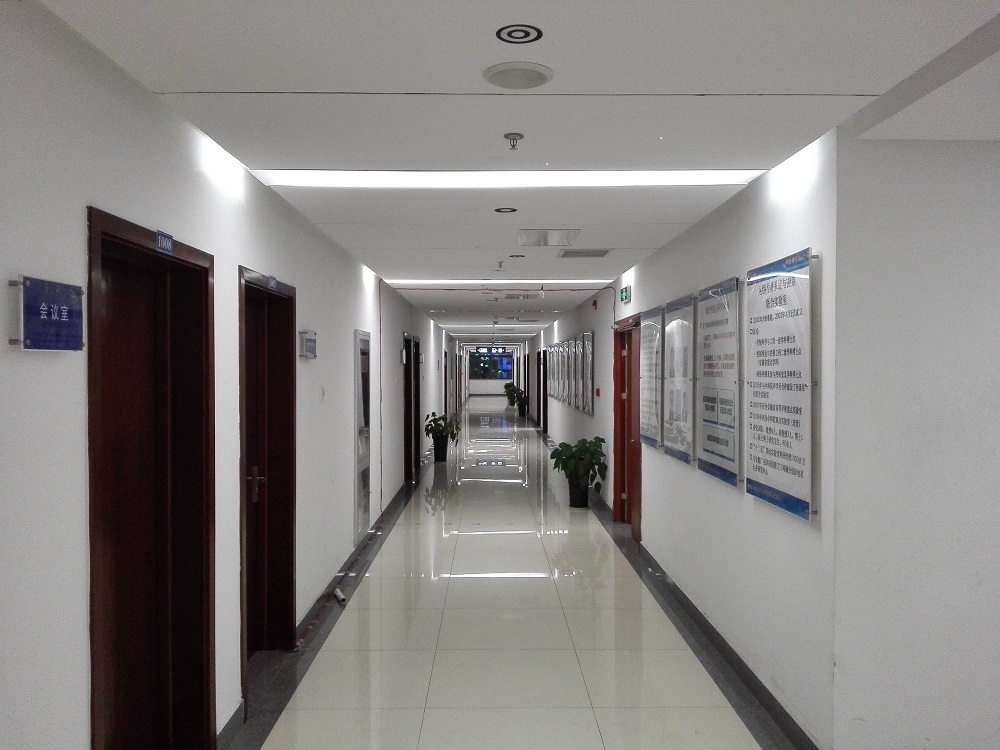
//> input picture Harris/corr_c_c_low.jpg, 1000 x 750 px
$ ./main corr_c_c_low.jpg out.png 100 3 corr_c_c_low.jpg   (built with g++ and OpenCV 4)
//> lines starting //> are read from the running program, lines starting //| are printed output that depends on the picture
#include "opencv2/highgui/highgui.hpp"
#include "opencv2/imgproc/imgproc.hpp"
#include <iostream>
#include <stdio.h>
#include <stdlib.h>
#include <vector>
#include <limits>

#define ALPHA 0.04
using namespace cv;
using namespace std;

/// Global variables
Mat src, src_gray, src_gray_8u;
int thresh = 1;
int max_thresh = 255;

char* source_window = "Source image";
char* corners_window = "Corners detected";
// Variable
enum return_code{
	success,
	too_few_point,
};
/// Function header
void cornerHarris_demo(int thres, int point_num, bool do_supress);
return_code _suppress(vector<pair<double, Point>> &harris_points, vector<pair<double, Point>> &radius_harris, int n);
double _get_min_radius(vector<pair<double, Point>> harris_points, double reaction, Point coordination);
int main(int argc, char** argv)
{
	/// Load source image and convert it to gray
	int thres;
	int point_num;
	bool do_supress = false;
	if (argc < 5+1)
	{
		cout << "Error: too few param" << '\n' << "@1. input image name\n@2. output file name \n"
			<<"@3.thres\n@ 4. number of points\n @5. make supress or not"
			<< "example: chessboard.png chessboard_harris.png 100 50 y"
			<< endl;
		exit(-1);
	}
	if (argv[5][0] == 'y')
	{
		do_supress = true;
	}
	else
	{
		do_supress = false;
	}
	point_num = atoi(argv[4]);
	thres = atoi(argv[3]);
	src = imread(argv[1], 1);
//> src is the input picture: 750 rows x 1000 cols, CV_8UC3; mean B, G, R 129.9, 131.8, 134.7
	cvtColor(src, src_gray_8u, CV_BGR2GRAY);
	src_gray_8u.convertTo(src_gray, CV_64FC1);
	/// Create a window and a trackbar
	namedWindow(source_window, CV_WINDOW_AUTOSIZE);
	imshow(source_window, src);

	cornerHarris_demo(thres, point_num, do_supress);
	imwrite(argv[2], src_gray);
	waitKey(0);
	return(0);
}

void cornerHarris_demo(int thres, int n, bool do_supress)
{
//> called with thres = 100, n = 3, do_supress = false
	struct sort_match{
		bool operator()(const pair<double, Point > & left, pair<double, Point > & right)
		{
			return left.first > right.first;
		}
	};
	Mat Ix_kernel = (Mat_<double>(3, 3) << -1, 0, 1, -1, 0, 1, -1, 0, 1);
	Mat Iy_kernel = (Mat_<double>(3, 3) << -1, -1, -1, 0, 0, 0, 1, 1, 1);
	Mat im_Ix(src_gray.size(), CV_64FC1);
	Mat im_Iy(src_gray.size(), CV_64FC1);
	Mat IxIx(src_gray.size(), CV_64FC1);
	Mat IyIy(src_gray.size(), CV_64FC1);
	Mat IxIy(src_gray.size(), CV_64FC1);
	Mat gIxIx(src_gray.size(), CV_64FC1);
	Mat gIxIy(src_gray.size(), CV_64FC1);
	Mat gIyIy(src_gray.size(), CV_64FC1);
	Mat R_mat(src_gray.size(), CV_64FC1);
	//Mat H_mat(2, 2, CV_64FC1);
	vector<pair<double, Point>> harris_points;
	vector<pair<double, Point>> radius_harris;
	int i, j;
	Mat lambda, eigen_vec;
	double trace_tmp;
	double R = 0;

	Ix_kernel.at<double>(0, 0) = -1.0;
	Ix_kernel.at<double>(0, 1) = 2;
	Ix_kernel.at<double>(0, 2) = -1.0;
	Iy_kernel.at<double>(0, 0) = -1.0;
	Iy_kernel.at<double>(1, 0) = 2;
	Iy_kernel.at<double>(2, 0) = -1.0;
	blur(src_gray, src_gray, Size(3, 3));
	filter2D(src_gray, im_Ix, -1, Ix_kernel, Point(-1, -1), 0, BORDER_DEFAULT);
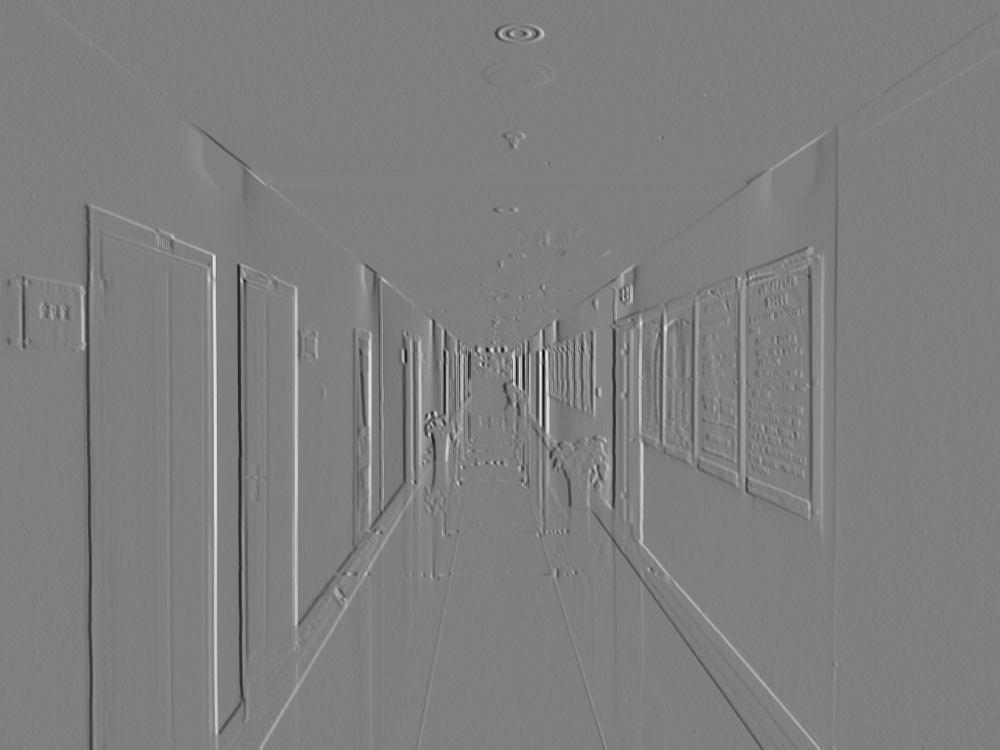
//> im_Ix: 750 rows x 1000 cols, CV_64FC1; min -283.3, max 284.9, mean 0; drawn with min black and max white
	filter2D(src_gray, im_Iy, -1, Iy_kernel, Point(-1, -1), 0, BORDER_DEFAULT);
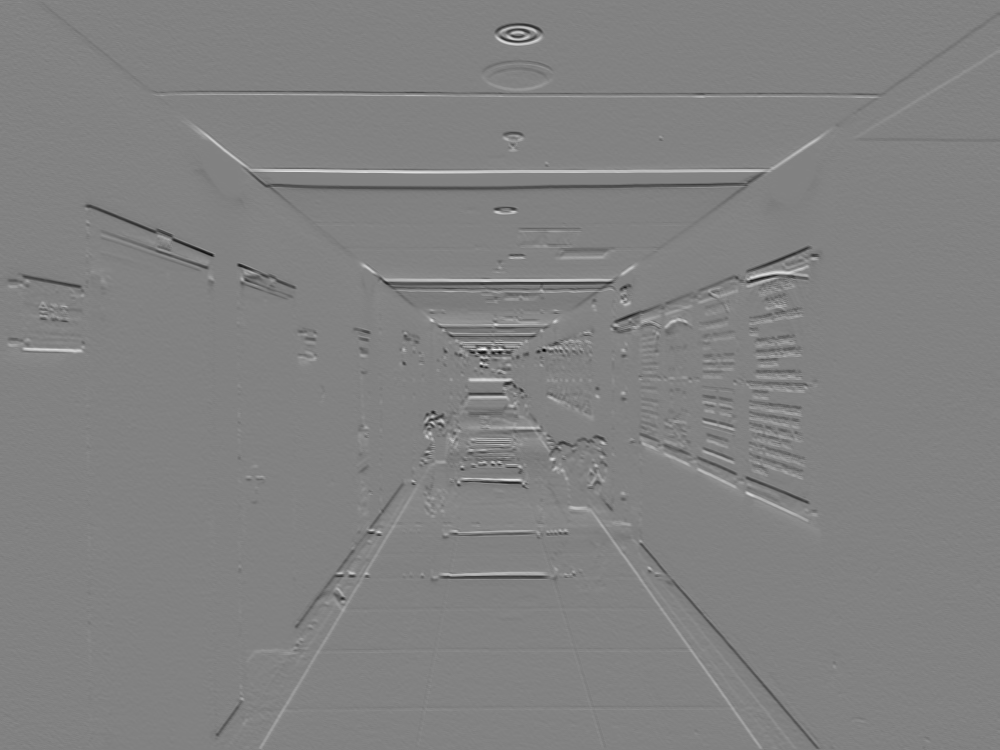
//> im_Iy: 750 rows x 1000 cols, CV_64FC1; min -251.7, max 242, mean -0.1; drawn with min black and max white
	//Sobel(src_gray, im_Ix, CV_64FC1, 1, 0, 3, BORDER_DEFAULT);
	//Sobel(src_gray, im_Iy, CV_64FC1, 0, 1, 3, BORDER_DEFAULT);
	pow(im_Ix, 2.0, IxIx);
	pow(im_Iy, 2.0, IyIy);
	multiply(im_Ix, im_Iy, IxIy);

	GaussianBlur(IxIx, gIxIx, Size(7, 7), 2.0, 0.0, BORDER_DEFAULT);
	GaussianBlur(IyIy, gIyIy, Size(7, 7), 0.0, 2.0, BORDER_DEFAULT);
	GaussianBlur(IxIy, gIxIy, Size(7, 7), 2.0, 0.0, BORDER_DEFAULT);
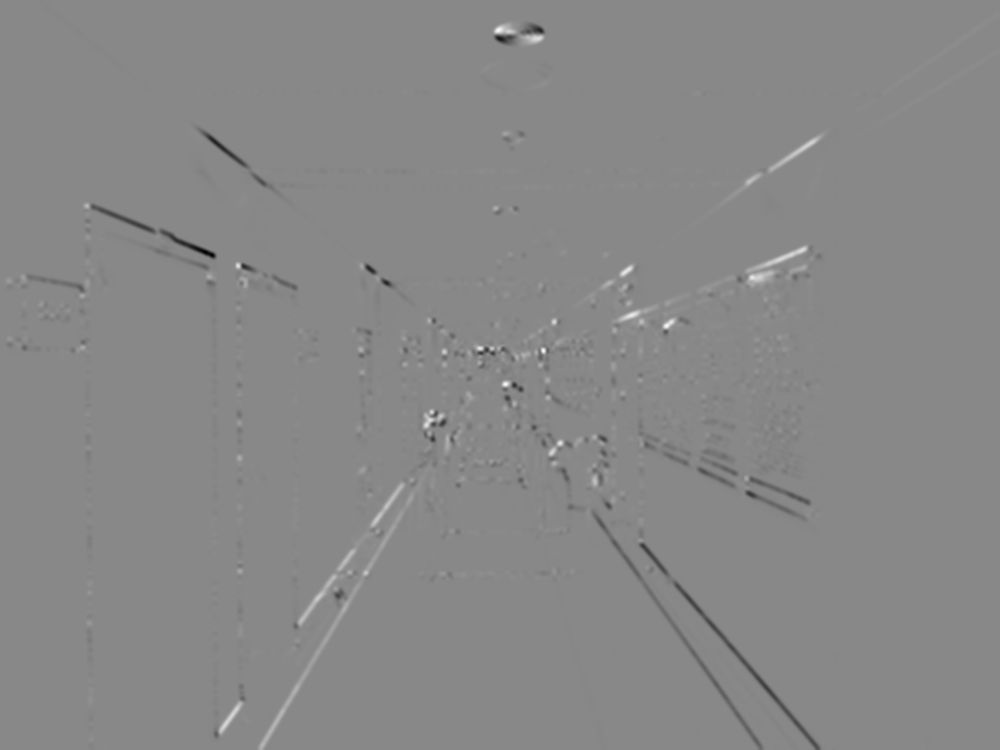
//> gIxIy: 750 rows x 1000 cols, CV_64FC1; min -6897.9, max 6004.1, mean -13.2; drawn with min black and max white

	//blur(IyIy, IyIy, Size(3, 3));
	//blur(IxIy, IxIy, Size(3, 3));
	double * p_IxIx, * p_IyIy, *p_IxIy;
	MatIterator_<double> it_IxIx=gIxIx.begin<double>(), it_IxIy= gIxIy.begin<double>(), it_IyIy=gIyIy.begin<double>();
	int nRows = IxIy.rows;
//> nRows = 750
	int nCols = IxIy.cols;
//> nCols = 1000
	double debug_max = 0;
	double det = 0;
	double trac = 0;
	for (i=0; i< nRows; ++i)
	{
		p_IxIx = IxIx.ptr<double>(i);
		p_IxIy = IxIy.ptr<double>(i);
		p_IyIy = IyIy.ptr<double>(i);
		for (j = 0; j < nCols; ++j)
		{
			// [10 lines of commented-out code are left out]

			R_mat.at<double>(i, j) = R;
			det = *it_IxIx * *it_IyIy - *it_IxIy * *it_IxIy;
			trac = *it_IxIx + *it_IyIy;
			R = det / trac;
			++it_IxIx;
			++it_IxIy;
			++it_IyIy;
			if (R > debug_max)
			{
				debug_max = R;
			}

			//cout << H_mat.at<double>(0, 0) << endl;
			if (R > thres)
			{
				harris_points.push_back(  pair<double, Point>( R, Point(j, i) )  );
			}
		}
	}
//> this loop made 750 passes
//> (det, trac, R, debug_max) on passes 1 to 3: (78.85, 18.61, 4.24, 27.16), (78.01, 18.53, 4.21, 28.14), (63.13, 16.61, 3.8, 28.14)
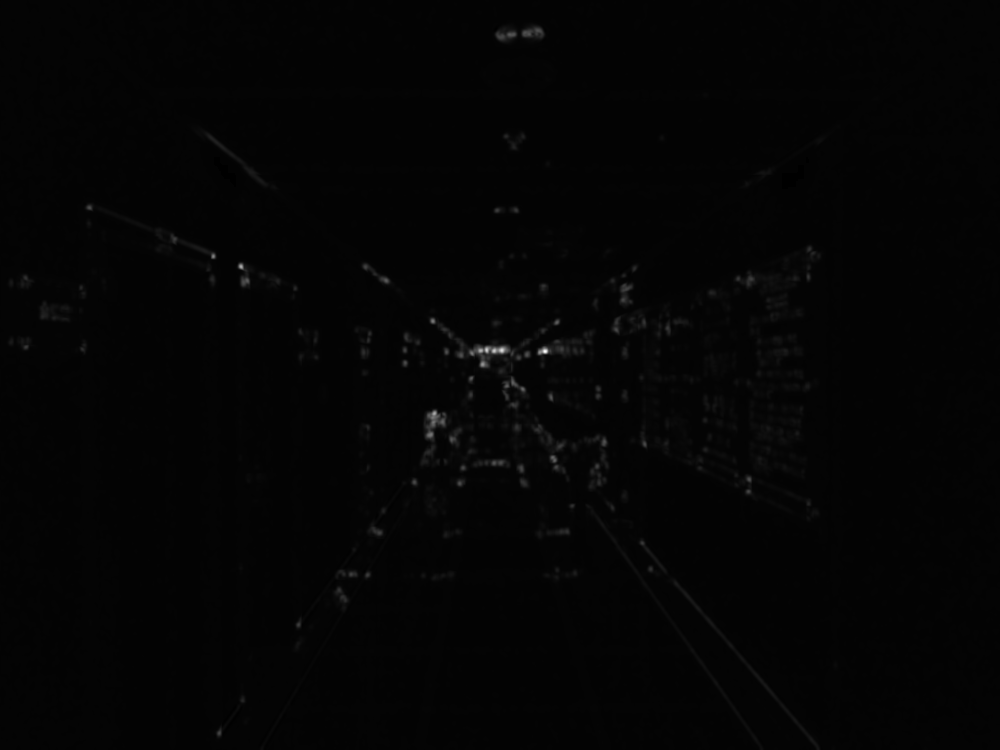
//> R_mat: 750 rows x 1000 cols, CV_64FC1; 0.08% of the values are NaN or infinite; the others: min -139.3, max 8971.7, mean 33.91; drawn with min black, max white, NaN and infinite black
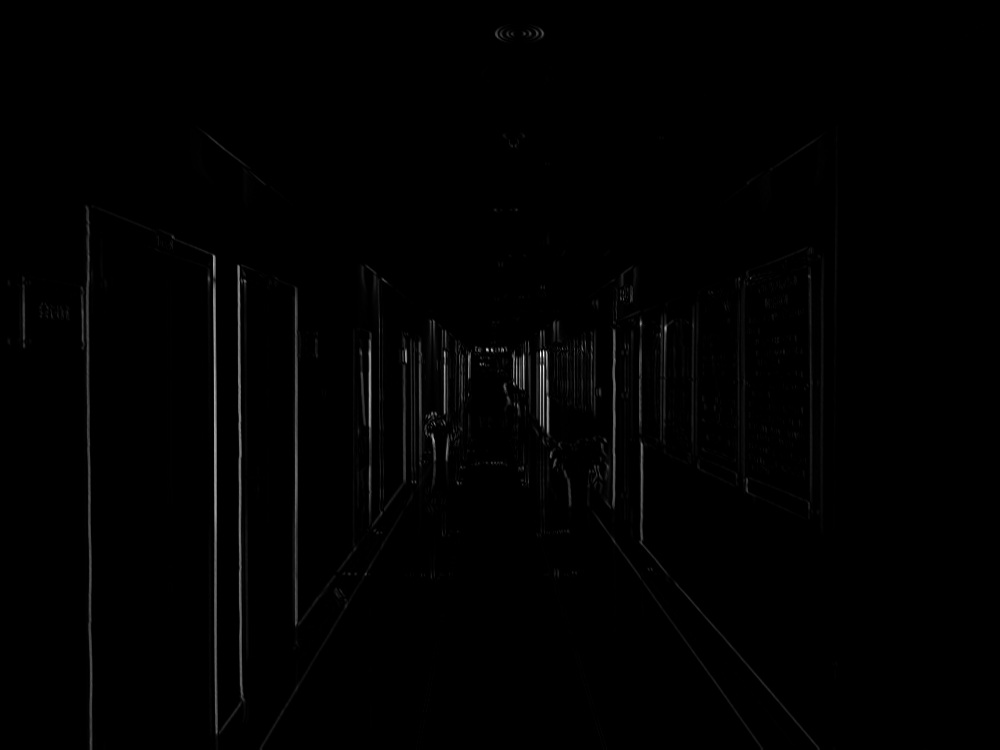
//> IxIx: 750 rows x 1000 cols, CV_64FC1; min 0, max 81161.7, mean 529; drawn with min black and max white
//> after the loop, det = 115.6; trac = 21.7; R = 5.33; debug_max = 8971.7; harris_points = 48832 items
	if (do_supress)
	{
		if (_suppress(harris_points, radius_harris, n) == return_code::too_few_point)
		{
			cout << "less than " << n << " points founded" << endl;
			auto it = harris_points.begin();
			for (; it != harris_points.end(); ++it)
			{
				circle(src_gray, it->second, 5, Scalar(0), 2, 8, 0);
			}
		}
		else
		{
			cout << "got " << n << " points" << endl;
			auto it = radius_harris.begin();
			int k = 0;
			for (k = 0; it != radius_harris.end() && k < n; ++it, ++k)
			{
				circle(src_gray, it->second, 5, Scalar(0), 2, 8, 0);
				//cout << it->first << ", " << it->second << endl;
			}
		}
	}
	else
	{
		sort(harris_points.begin(), harris_points.end(), sort_match());
		auto it = harris_points.begin();
		int k = 0;
		for (; it != harris_points.end() && k < n; ++it, ++k)
		{
			circle(src_gray, it->second, 5, Scalar(0), 2, 8, 0);
		}
//> this loop made 3 passes
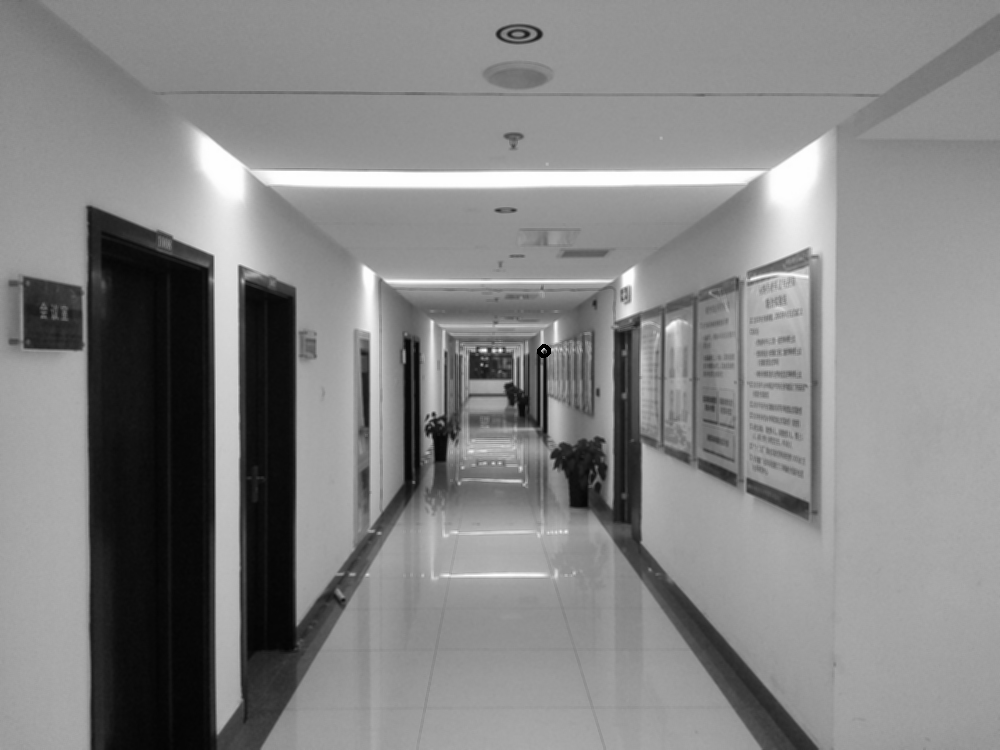
//> src_gray: 750 rows x 1000 cols, CV_64FC1; min 0, max 254.8, mean 132.5
//> after the loop, k = 3
	}


	cout << "size of element:" << sizeof(IyIy.at<double>(0,0)) << endl;
//| size of element:8
	cout << "r_max:" << debug_max << endl;
//| r_max:8971.71
	cout << "nRow:" << nRows << ", nCols:" << nCols << endl;
//| nRow:750, nCols:1000
	// [21 lines of commented-out code are left out]
	imshow("harris corner", src_gray);
	int c = waitKey(1);
}

// [44 lines left out: functions _suppress, _get_min_radius, not called in this run]
